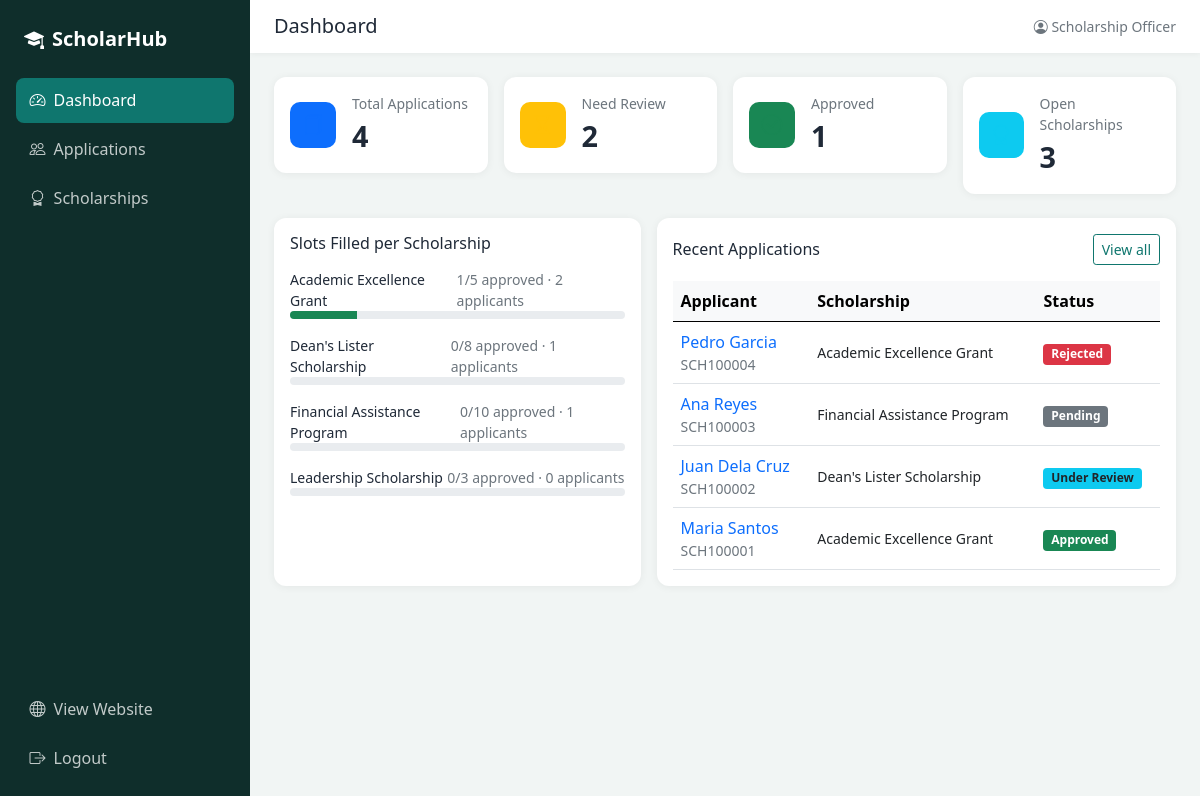
Page /admin/dashboard.php (signed in) on the committed database.
### tables this page shows
CREATE TABLE applications (
  application_id INT AUTO_INCREMENT PRIMARY KEY,
  reference_code VARCHAR(12) NOT NULL UNIQUE,
  scholarship_id INT NOT NULL,
  student_id_no VARCHAR(30) NOT NULL,
  full_name VARCHAR(100) NOT NULL,
  email VARCHAR(100) NOT NULL,
  phone VARCHAR(20) NOT NULL,
  course VARCHAR(100) NOT NULL,
  year_level VARCHAR(20) NOT NULL,
  gwa DECIMAL(3,2) NOT NULL,
  reason TEXT NOT NULL,
  document VARCHAR(255) NULL,
  status ENUM('Pending','Under Review','Approved','Rejected') NOT NULL DEFAULT 'Pending',
  remarks TEXT NULL,
  created_at TIMESTAMP NOT NULL DEFAULT CURRENT_TIMESTAMP,
  CONSTRAINT fk_application_scholarship FOREIGN KEY (scholarship_id) REFERENCES scholarships(scholarship_id)
    ON UPDATE CASCADE ON DELETE RESTRICT
);

CREATE TABLE scholarships (
  scholarship_id INT AUTO_INCREMENT PRIMARY KEY,
  scholarship_name VARCHAR(120) NOT NULL,
  sponsor VARCHAR(120) NOT NULL,
  description TEXT NULL,
  benefit_amount DECIMAL(10,2) NOT NULL DEFAULT 0.00,
  slots INT NOT NULL DEFAULT 1,
  max_gwa DECIMAL(3,2) NOT NULL DEFAULT 3.00,
  deadline DATE NOT NULL,
  status ENUM('Open','Closed') NOT NULL DEFAULT 'Open'
);

### admin/dashboard.php (the view, shortened to what this page needs)
<?php
require_once '../includes/functions.php';
$counts = array('Pending' => 0, 'Under Review' => 0, 'Approved' => 0, 'Rejected' => 0);
$result = $conn->query("SELECT status, COUNT(*) AS total FROM applications GROUP BY status");
while ($row = $result->fetch_assoc()) {
    $counts[$row['status']] = $row['total'];
}
$totalApps = array_sum($counts);
$openCount = $conn->query("SELECT COUNT(*) AS total FROM scholarships WHERE status = 'Open' AND deadline >= CURDATE()")->fetch_assoc()['total'];
$sql = "SELECT s.scholarship_name, s.slots,
        (SELECT COUNT(*) FROM applications a WHERE a.scholarship_id = s.scholarship_id) AS total,
        (SELECT COUNT(*) FROM applications a WHERE a.scholarship_id = s.scholarship_id AND a.status = 'Approved') AS approved
        FROM scholarships s ORDER BY s.scholarship_name";
$perScholarship = $conn->query($sql);
$recent = $conn->query("SELECT a.*, s.scholarship_name FROM applications a
                        JOIN scholarships s ON a.scholarship_id = s.scholarship_id
                        ORDER BY a.created_at DESC, a.application_id DESC LIMIT 6");
$pageTitle = 'Dashboard';
include '../includes/admin_header.php';
?>
<div class="row g-3 mb-4">
  <div class="col-6 col-xl-3">
    <div class="card p-3"><div class="d-flex align-items-center gap-3">
      <div class="stat-icon bg-primary bg-opacity-10 text-primary"><i class="bi bi-files"></i></div>
      <div><div class="text-muted small">Total Applications</div><div class="stat-number"><?= $totalApps ?></div></div>
    </div></div>
  </div>
  <div class="col-6 col-xl-3">
    <div class="card p-3"><div class="d-flex align-items-center gap-3">
      <div class="stat-icon bg-warning bg-opacity-25 text-warning"><i class="bi bi-hourglass-split"></i></div>
      <div><div class="text-muted small">Need Review</div><div class="stat-number"><?= $counts['Pending'] + $counts['Under Review'] ?></div></div>
    </div></div>
  </div>
  <div class="col-6 col-xl-3">
    <div class="card p-3"><div class="d-flex align-items-center gap-3">
      <div class="stat-icon bg-success bg-opacity-10 text-success"><i class="bi bi-check-circle"></i></div>
      <div><div class="text-muted small">Approved</div><div class="stat-number"><?= $counts['Approved'] ?></div></div>
    </div></div>
  </div>
  <div class="col-6 col-xl-3">
    <div class="card p-3"><div class="d-flex align-items-center gap-3">
      <div class="stat-icon bg-info bg-opacity-10 text-info"><i class="bi bi-award"></i></div>
      <div><div class="text-muted small">Open Scholarships</div><div class="stat-number"><?= $openCount ?></div></div>
    </div></div>
  </div>
</div>
<div class="row g-3">
  <div class="col-lg-5">
    <div class="card p-3 h-100">
      <h6 class="mb-3">Slots Filled per Scholarship</h6>
      <?php while ($p = $perScholarship->fetch_assoc()): ?>
        <?php $percent = $p['slots'] > 0 ? min(100, round($p['approved'] / $p['slots'] * 100)) : 0; ?>
        <div class="mb-3">
          <div class="d-flex justify-content-between small">
            <span><?= clean($p['scholarship_name']) ?></span>
            <span class="text-muted"><?= $p['approved'] ?>/<?= $p['slots'] ?> approved &middot; <?= $p['total'] ?> applicants</span>
          </div>
          <div class="progress" style="height: 8px;">
            <div class="progress-bar bg-success" style="width: <?= $percent ?>%"></div>
          </div>
        </div>
      <?php endwhile; ?>
    </div>
  </div>
  <div class="col-lg-7">
    <div class="card p-3 h-100">
      <div class="d-flex justify-content-between align-items-center mb-3">
        <h6 class="mb-0">Recent Applications</h6>
        <a href="applications.php" class="btn btn-sm btn-outline-brand">View all</a>
      </div>
      <div class="table-responsive">
        <table class="table table-hover align-middle mb-0">
          <thead class="table-light"><tr><th>Applicant</th><th>Scholarship</th><th>Status</th></tr></thead>
          <tbody>
            <?php while ($r = $recent->fetch_assoc()): ?>
              <tr>
                <td><a href="application_view.php?id=<?= $r['application_id'] ?>" class="fw-semibold text-decoration-none"><?= clean($r['full_name']) ?></a>
                  <div class="small text-muted"><?= clean($r['reference_code']) ?></div></td>
                <td class="small"><?= clean($r['scholarship_name']) ?></td>
                <td><?= statusBadge($r['status']) ?></td>
              </tr>
            <?php endwhile; ?>
          </tbody>
        </table>
      </div>
    </div>
  </div>
</div>
<?php include '../includes/admin_footer.php'; ?>

### includes/admin_header.php (shortened to what this page needs)
<?php
$current = basename($_SERVER['PHP_SELF']);
$navItems = array(
    array('dashboard.php', 'bi-speedometer2', 'Dashboard', array('dashboard.php')),
    array('applications.php', 'bi-people', 'Applications', array('applications.php', 'application_view.php', 'application_edit.php')),
    array('scholarships.php', 'bi-award', 'Scholarships', array('scholarships.php', 'scholarship_form.php'))
);
?>
<!DOCTYPE html>
<html lang="en">
<head>
  <link href="../assets/bootstrap/css/bootstrap.min.css" rel="stylesheet">
  <link href="https://cdn.jsdelivr.net/npm/bootstrap-icons@1.11.3/font/bootstrap-icons.min.css" rel="stylesheet">
  <link href="../assets/css/style.css" rel="stylesheet">
</head>
<body class="admin-body">
<aside class="sidebar d-none d-lg-flex">
  <div class="sidebar-brand"><i class="bi bi-mortarboard-fill me-2"></i>ScholarHub</div>
  <ul class="nav flex-column mt-3">
    <?php foreach ($navItems as $item): ?>
      <li class="nav-item">
        <a class="side-link <?= in_array($current, $item[3]) ? 'active' : '' ?>" href="<?= $item[0] ?>">
          <i class="bi <?= $item[1] ?> me-2"></i><?= $item[2] ?>
        </a>
      </li>
    <?php endforeach; ?>
  </ul>
  <div class="mt-auto">
    <a class="side-link" href="../index.php"><i class="bi bi-globe me-2"></i>View Website</a>
    <a class="side-link" href="logout.php"><i class="bi bi-box-arrow-right me-2"></i>Logout</a>
  </div>
</aside>
<div class="admin-main">
  <div class="admin-topbar d-flex align-items-center justify-content-between">
    <div class="d-flex align-items-center">
      <h5 class="mb-0"><?= clean($pageTitle) ?></h5>
    </div>
    <div class="text-muted small d-none d-sm-block"><i class="bi bi-person-circle"></i> <?= clean($_SESSION['admin_name']) ?></div>
  </div>
  <div class="p-3 p-md-4">

### includes/functions.php (shortened to what this page needs)
<?php
function clean($text) {
    return htmlspecialchars((string) $text, ENT_QUOTES, 'UTF-8');
}
function statusBadge($status) {
    $colors = array(
        'Pending' => 'secondary',
        'Under Review' => 'info text-dark',
        'Approved' => 'success',
        'Rejected' => 'danger',
        'Open' => 'success',
        'Closed' => 'secondary'
    );
    $color = isset($colors[$status]) ? $colors[$status] : 'secondary';
    return '<span class="badge bg-' . $color . '">' . clean($status) . '</span>';
}

### includes/admin_footer.php (shortened to what this page needs)
  </div>
</div>
</body>
</html>

### assets/css/style.css (style rules this page uses)
:root { --brand: #0f766e; --brand-dark: #0b5d57; --brand-soft: #e6f4f1; --ink: #0f2e2b; }
body { background: #f6f8f7; color: #1f2937; }
.btn-outline-brand { color: var(--brand); border-color: var(--brand); }
.card { border: 0; border-radius: 12px; box-shadow: 0 1px 8px rgba(0,0,0,.06); }
.admin-body { background: #f1f5f4; }
.sidebar { position: fixed; top: 0; left: 0; bottom: 0; width: 250px; background: var(--ink); flex-direction: column; padding: 1rem; z-index: 100; }
.sidebar-brand { color: #fff; font-size: 1.25rem; font-weight: 700; padding: .5rem; }
.side-link { display: block; color: rgba(255,255,255,.75); padding: .65rem .85rem; border-radius: 8px; text-decoration: none; margin-bottom: 4px; }
.side-link.active { background: var(--brand); color: #fff; }
.admin-main { margin-left: 250px; min-height: 100vh; }
.admin-topbar { background: #fff; padding: .9rem 1.5rem; box-shadow: 0 1px 6px rgba(0,0,0,.05); }
.stat-number { font-size: 1.8rem; font-weight: 700; }
.stat-icon { width: 46px; height: 46px; border-radius: 10px; display: flex; align-items: center; justify-content: center; font-size: 1.3rem; }

### rows in the picture
applications: full_name "Pedro Garcia", reference_code "SCH100004", scholarship.scholarship_name "Academic Excellence Grant", status "Rejected"
applications: full_name "Ana Reyes", reference_code "SCH100003", scholarship.scholarship_name "Financial Assistance Program", status "Pending"
applications: full_name "Juan Dela Cruz", reference_code "SCH100002", scholarship.scholarship_name "Dean's Lister Scholarship", status "Under Review"
applications: full_name "Maria Santos", reference_code "SCH100001", scholarship.scholarship_name "Academic Excellence Grant", status "Approved"

### other values in the picture
$item[2] "Dashboard"
$item[2] "Applications"
$item[2] "Scholarships"
$pageTitle "Dashboard"
$_SESSION['admin_name'] "Scholarship Officer"
$totalApps "4"
$counts['Pending'] + $counts['Under Review'] "2"
$counts['Approved'] "1"
$openCount "3"
$p['scholarship_name'] "Academic Excellence Grant"
$p['approved'] "1"
$p['slots'] "5"
$p['total'] "2"
$p['scholarship_name'] "Dean's Lister Scholarship"
$p['approved'] "0"
